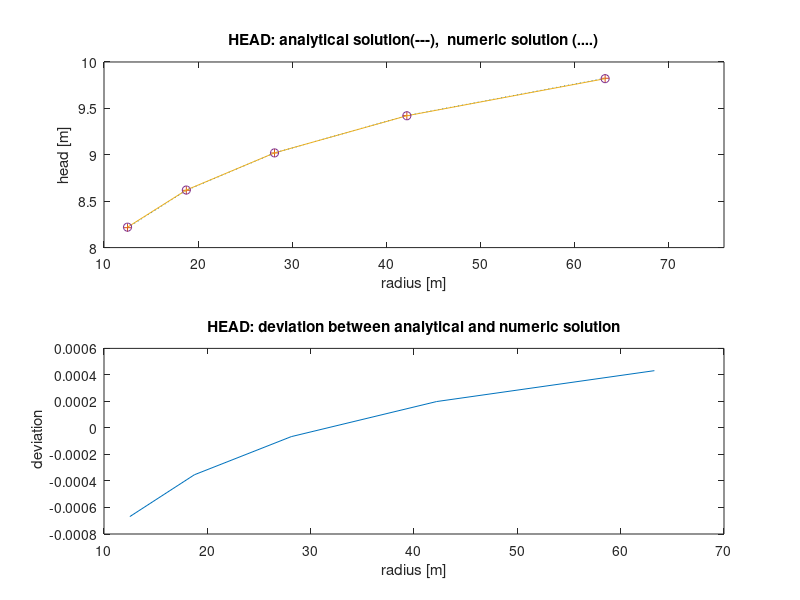

Here is the MATLAB script that generated this plot:
%file = rflow1.m
%update: 07.10.1996/ILM
%purpose: solve 1D radial flow towards a constant-head well
%         (geology 562,sept 30, 1996)

%--boundary conditions---
H1=8;
H2=10;

%--grid---
deltar=[5,7.5,11.25,16.88,25.27]';   %colomn vector of gridblocks
r0=10;                              %radius at inner boundary

N=length(deltar);     %give the # of gridblocks; length of vector deltar

%--calculate radius to the block interfaces
r = zeros(N,1);     %prelocate r as a column vector
for ir=1:N
  r(ir)=10+sum(deltar(1:ir));
end

%--set up matrix---

A=zeros(N);     % prelocate matrix A

%--elements in the 1st row (influence of boundary)
A(1,1) = -2*(r0+deltar(1)/4)/deltar(1) - 2*r(1)/(deltar(1)+deltar(2));
A(1,2) = 2*r(1)/(deltar(1)+deltar(2));

%--elements in the Nth row (influence of boundary)
A(N,N-1) = 2*r(N-1)/(deltar(N-1)+deltar(N));
A(N,N) = -2*r(N-1)/(deltar(N-1)+deltar(N)) -2*(r(N)-deltar(N)/4)/deltar(N);

%-- element in rest of matrix put in row by row
for i=2:N-1
   dr_m=0.5*(deltar(i-1)+deltar(i));
   dr_p=0.5*(deltar(i)+deltar(i+1));
   A(i,i-1:i+1)=[r(i-1)/dr_m,-(r(i-1)/dr_m+r(i)/dr_p),r(i)/dr_p];
end

%--set up vector with boundary condition

H=zeros(N,1);   % prelocate column-vector H

H(1) = -2*(r0+deltar(1)/4)*H1/deltar(1);
H(N) = -2*(r(N)-deltar(N)/4)*H2/deltar(N);

%--solve the system

h = inv(A)*H;

%--exact answer---

rcell=r-0.5*deltar;    %calculate radius at the mid point of the cell

hexact = (H1-H2)*log(rcell)/log(r0/r(N)) + H1 - (H1-H2)*log(r0)/log(r0/r(N));

%--deviation between analytic and numeric solution
deltah=(h-hexact)./hexact;

%-- plot of the solution and exact answer---
subplot(211)
plot(rcell,h,':',rcell,h,'+',rcell,hexact,rcell,hexact,'o')
axis([r0 r(N) H1 H2])
ylabel('head [m]')
xlabel('radius [m]')
title('HEAD: analytical solution(---),  numeric solution (....)')

%-- plot of the deviation---
subplot(212)
plot(rcell,deltah)
ylabel(' deviation')
xlabel('radius [m]')
title('HEAD: deviation between analytical and numeric solution')

%endfile rflow1.m
